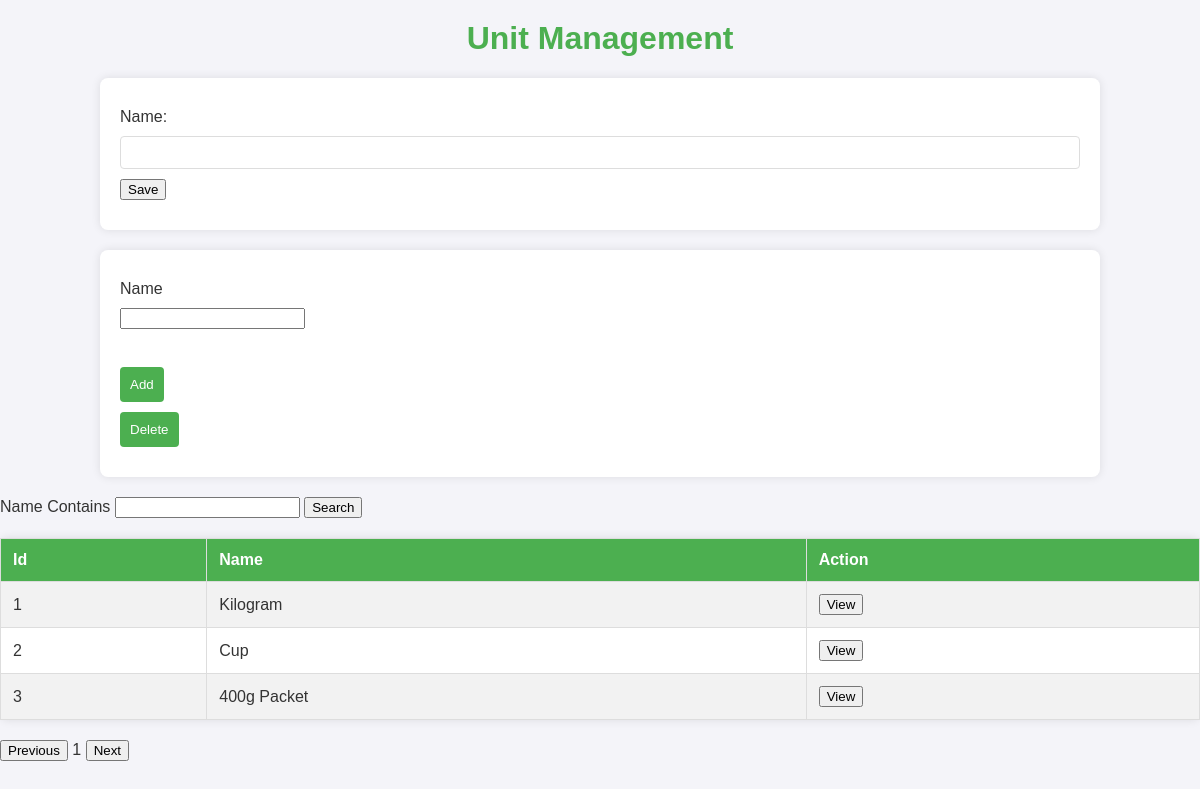
/app/Unit/, run on the app's committed database.
### app/models.py (models this page shows, shortened)
class Unit (models.Model):
    name = models.CharField(max_length = 20)

### app/views.py (the view)
# urls.py: path('Unit/', views.Unitview),
def Unitview(request):
    Units = Unit.objects.all()
    if request.method == 'POST':
        form = UnitForm(request.POST)
        if form.is_valid():
            form.save()
    else:
        form = UnitForm()
    context = {'form':form, 'uts':Units}
    return render(request, 'Unit.html', context)

### app/forms.py
class  UnitForm (forms.ModelForm) :
    class Meta:
        model = Unit
        fields = '__all__'

### app/templates/Unit.html (shortened to what this page needs)
<html>
<h1>Unit Management</h1>
<head>
</head>
<form method="POST">
    {{form}}
    <input type="submit" value="Save">
</form>
<form>
<label>Name</label>
<input/>
<br>
<button>Add</button>
<button>Delete</button>
</form>
<label>Name Contains</label>
<input/>
<button>Search</button>
<table border="1">
<tr>
<th>Id</th>
<th>Name</th>
<th>Action</th>
</tr>
{% for Unit in uts %}
<tr>
    <td>{{Unit.id}}</td>
    <td>{{Unit.name}}</td>
    <td><button>View</button></td>
</tr>
{% endfor %}
</table>
<button>Previous</button>
<label>1</label>
<button>Next</button>
</html>

### app/templates/Unit.html (style rules this page uses)
h1 { text-align: center; margin-top: 20px; color: #4CAF50; }
form, table, .pagination { width: 80%; margin: 20px auto; background: #fff; padding: 20px; box-shadow: 0 0 10px rgba(0, 0, 0, 0.1); border-radius: 8px; }
form label, form input, form button { display: block; margin: 10px 0; }
form input[type="text"] { width: 100%; padding: 8px; box-sizing: border-box; border: 1px solid #ddd; border-radius: 4px; }
form button { background-color: #4CAF50; color: white; padding: 10px; border: none; border-radius: 4px; cursor: pointer; transition: background-color 0.3s ease; }
table { border-collapse: collapse; width: 100%; margin-top: 20px; }
table, th, td { border: 1px solid #ddd; }
th, td { padding: 12px; text-align: left; }
th { background-color: #4CAF50; color: white; }
tr:nth-child(even) { background-color: #f2f2f2; }

### data on the page
Unit: id "1", name "Kilogram"
Unit: id "2", name "Cup"
Unit: id "3", name "400g Packet"
